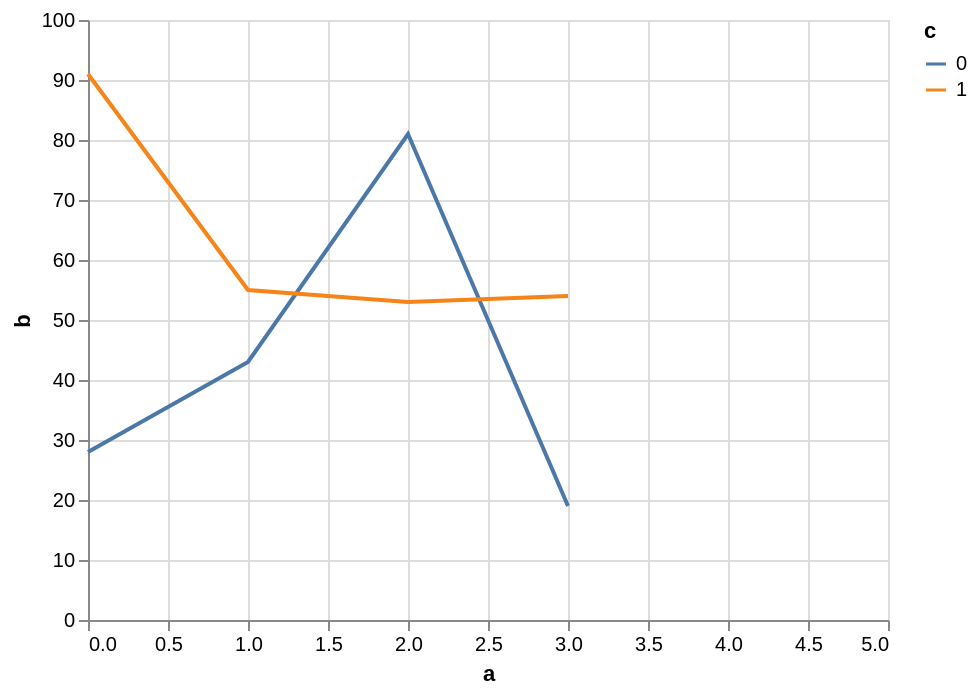

Here is the Vega-Lite specification saved for this chart:
### Vega specification from a JSON file in a GitHub repository (floating-point values rounded to 4 significant figures)
{"$schema": "https://vega.github.io/schema/vega/v5.json", "background": "white", "padding": 5, "width": 400, "height": 300, "style": "cell", "data": [{"name": "source_0", "values": [{"a": 0, "b": 28, "c": 0}, {"a": 0, "b": 91, "c": 1}, {"a": 1, "b": 43, "c": 0}, {"a": 1, "b": 55, "c": 1}, {"a": 2, "b": 81, "c": 0}, {"a": 2, "b": 53, "c": 1}, {"a": 3, "b": 19, "c": 0}]}, {"name": "data_0", "source": "source_0", "transform": [{"type": "formula", "expr": "toNumber(datum[\"a\"])", "as": "a"}, {"type": "impute", "field": "b", "key": "a", "method": "value", "groupby": ["c"], "value": null}, {"type": "window", "as": ["imputed_b_value"], "ops": ["mean"], "fields": ["b"], "frame": [-2, 2], "ignorePeers": false, "groupby": ["c"]}, {"type": "formula", "expr": "datum.b === null ? datum.imputed_b_value : datum.b", "as": "b"}]}], "marks": [{"name": "pathgroup", "type": "group", "from": {"facet": {"name": "faceted_path_main", "data": "data_0", "groupby": ["c"]}}, "encode": {"update": {"width": {"field": {"group": "width"}}, "height": {"field": {"group": "height"}}}}, "marks": [{"name": "marks", "type": "line", "style": ["line"], "sort": {"field": "x"}, "from": {"data": "faceted_path_main"}, "encode": {"update": {"stroke": {"scale": "color", "field": "c"}, "description": {"signal": "\"a: \" + (format(datum[\"a\"], \"\")) + \"; b: \" + (format(datum[\"b\"], \"\")) + \"; c: \" + (isValid(datum[\"c\"]) ? datum[\"c\"] : \"\"+datum[\"c\"])"}, "x": {"scale": "x", "field": "a"}, "y": {"scale": "y", "field": "b"}, "defined": {"signal": "isValid(datum[\"a\"]) && isFinite(+datum[\"a\"]) && isValid(datum[\"b\"]) && isFinite(+datum[\"b\"])"}}}}]}], "scales": [{"name": "x", "type": "linear", "domain": {"data": "data_0", "field": "a"}, "range": [0, {"signal": "width"}], "nice": 1, "zero": false}, {"name": "y", "type": "linear", "domain": {"data": "data_0", "field": "b"}, "range": [{"signal": "height"}, 0], "nice": true, "zero": true}, {"name": "color", "type": "ordinal", "domain": {"data": "data_0", "field": "c", "sort": true}, "range": "category"}], "axes": [{"scale": "x", "orient": "bottom", "gridScale": "y", "grid": true, "tickCount": {"signal": "ceil(width/40)"}, "domain": false, "labels": false, "aria": false, "maxExtent": 0, "minExtent": 0, "ticks": false, "zindex": 0}, {"scale": "y", "orient": "left", "gridScale": "x", "grid": true, "tickCount": {"signal": "ceil(height/40)"}, "domain": false, "labels": false, "aria": false, "maxExtent": 0, "minExtent": 0, "ticks": false, "zindex": 0}, {"scale": "x", "orient": "bottom", "grid": false, "title": "a", "labelFlush": true, "labelOverlap": true, "tickCount": {"signal": "ceil(width/40)"}, "zindex": 0}, {"scale": "y", "orient": "left", "grid": false, "title": "b", "labelOverlap": true, "tickCount": {"signal": "ceil(height/40)"}, "zindex": 0}], "legends": [{"stroke": "color", "symbolType": "stroke", "title": "c"}]}
